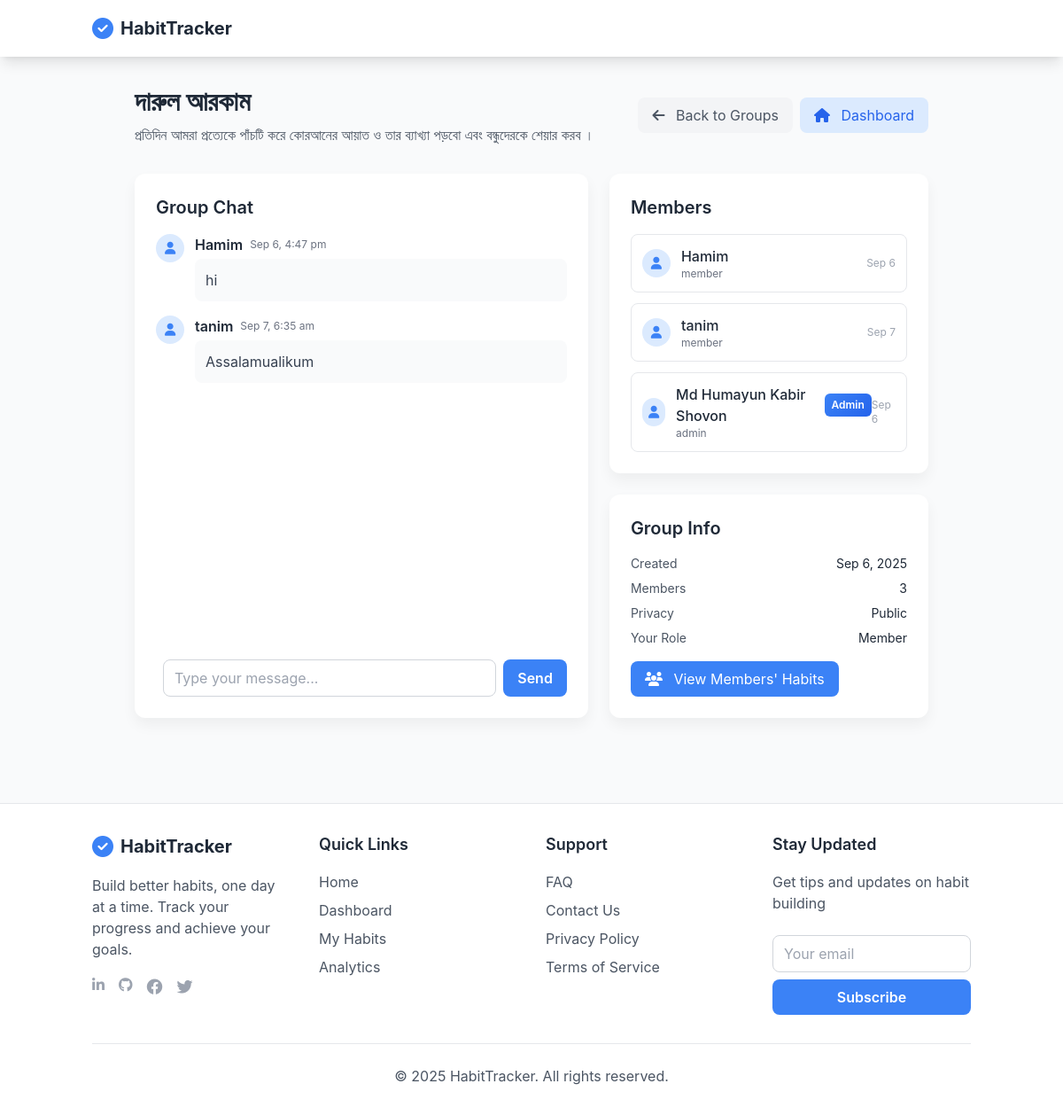
The app's page /group.php?id=2 (signed in) with its own data.
### tables this page shows
CREATE TABLE `group_members` (
  `id` int(11) NOT NULL,
  `group_id` int(11) DEFAULT NULL,
  `user_id` int(11) DEFAULT NULL,
  `joined_at` timestamp NOT NULL DEFAULT current_timestamp(),
  `role` enum('admin','member') DEFAULT 'member'
);

CREATE TABLE `groups` (
  `id` int(11) NOT NULL,
  `name` varchar(100) NOT NULL,
  `description` text DEFAULT NULL,
  `created_by` int(11) DEFAULT NULL,
  `is_public` tinyint(1) DEFAULT 1,
  `created_at` timestamp NOT NULL DEFAULT current_timestamp(),
  `allow_member_visibility` tinyint(1) DEFAULT 1
);

CREATE TABLE `group_messages` (
  `id` int(11) NOT NULL,
  `group_id` int(11) DEFAULT NULL,
  `user_id` int(11) DEFAULT NULL,
  `message` text NOT NULL,
  `created_at` timestamp NOT NULL DEFAULT current_timestamp()
);

CREATE TABLE `users` (
  `id` int(11) NOT NULL,
  `username` varchar(50) NOT NULL,
  `email` varchar(100) NOT NULL,
  `password_hash` varchar(255) NOT NULL,
  `created_at` timestamp NOT NULL DEFAULT current_timestamp()
);

### group.php (the view, shortened to what this page needs)
<?php
require_once 'config.php';
$user_id = $_SESSION['user_id'];
$group_id = $_GET['id'] ?? 0;
$stmt = $pdo->prepare("
    SELECT g.*, gm.role
    FROM groups g
    JOIN group_members gm ON g.id = gm.group_id
    WHERE g.id = ? AND gm.user_id = ?
");
$stmt->execute([$group_id, $user_id]);
$group = $stmt->fetch();
$stmt = $pdo->prepare("
    SELECT u.id, u.username, u.email, gm.role, gm.joined_at
    FROM group_members gm
    JOIN users u ON gm.user_id = u.id
    WHERE gm.group_id = ?
    ORDER BY gm.role DESC, gm.joined_at ASC
");
$stmt->execute([$group_id]);
$members = $stmt->fetchAll();
$stmt = $pdo->prepare("
    SELECT gm.*, u.username
    FROM group_messages gm
    JOIN users u ON gm.user_id = u.id
    WHERE gm.group_id = ?
    ORDER BY gm.created_at DESC
    LIMIT 50
");
$stmt->execute([$group_id]);
$messages = $stmt->fetchAll();
require_once 'header.php';
?>
<div class="max-w-4xl mx-auto">
    <div class="flex items-center justify-between mb-8">
        <div>
            <h1 class="text-3xl font-bold text-gray-800 mb-2"><?php echo htmlspecialchars($group['name']); ?></h1>
            <p class="text-gray-600"><?php echo htmlspecialchars($group['description']); ?></p>
        </div>
        <div class="flex space-x-2">
            <a href="groups.php" class="bg-gray-100 text-gray-600 px-4 py-2 rounded-lg hover:bg-gray-200 transition">
                <i class="fas fa-arrow-left mr-2"></i> Back to Groups
            </a>
            <a href="dashboard.php" class="bg-blue-100 text-blue-600 px-4 py-2 rounded-lg hover:bg-blue-200 transition">
                <i class="fas fa-home mr-2"></i> Dashboard
            </a>
        </div>
    </div>
    <div class="flex flex-col lg:flex-row gap-6">
        <div class="lg:w-2/3">
            <div class="app-card p-6 h-full flex flex-col">
                <h2 class="text-xl font-semibold text-gray-800 mb-4">Group Chat</h2>
                <div class="flex-1 overflow-y-auto mb-4 space-y-4" style="max-height: 50vh;">
                    <?php if (empty($messages)): ?>
                        <div class="text-center py-8 text-gray-500">
                            <i class="fas fa-comments text-3xl text-gray-300 mb-3"></i>
                            <p>No messages yet. Start the conversation!</p>
                        </div>
                    <?php else: ?>
                        <?php foreach (array_reverse($messages) as $message): ?>
                            <div class="flex items-start space-x-3">
                                <div class="w-8 h-8 bg-blue-100 rounded-full flex items-center justify-center flex-shrink-0">
                                    <i class="fas fa-user text-blue-500 text-sm"></i>
                                </div>
                                <div class="flex-1 min-w-0">
                                    <div class="flex items-center space-x-2 mb-1">
                                        <span class="font-semibold text-gray-800"><?php echo htmlspecialchars($message['username']); ?></span>
                                        <span class="text-xs text-gray-500"><?php echo date('M j, g:i a', strtotime($message['created_at'])); ?></span>
                                    </div>
                                    <p class="text-gray-700 bg-gray-50 p-3 rounded-lg"><?php echo htmlspecialchars($message['message']); ?></p>
                                </div>
                            </div>
                        <?php endforeach; ?>
                    <?php endif; ?>
                </div>
                <form method="POST" action="group-actions.php" class="flex space-x-2 mt-auto">
                    <input type="text" name="message" placeholder="Type your message..."
                        class="flex-1 px-3 py-2 border border-gray-300 rounded-lg focus:ring-blue-500 focus:border-blue-500"
                        required>
                    <button type="submit" class="bg-blue-500 text-white px-4 py-2 rounded-lg font-semibold hover:bg-blue-600 transition">
                        Send
                    </button>
                </form>
            </div>
        </div>
        <div class="space-y-6">
            <div class="app-card p-6">
                <h2 class="text-xl font-semibold text-gray-800 mb-4">Members</h2>
                <div class="space-y-3">
                    <?php foreach ($members as $member): ?>
                        <div class="flex items-center justify-between p-3 border rounded-lg hover:bg-gray-50 transition group">
                            <div class="flex items-center space-x-3">
                                <div class="w-8 h-8 bg-blue-100 rounded-full flex items-center justify-center">
                                    <i class="fas fa-user text-blue-500 text-sm"></i>
                                </div>
                                <div>
                                    <div class="flex items-center">
                                        <a href="user-habits.php?user_id=<?php echo $member['id']; ?>"
                                            class="font-medium text-gray-800 hover:text-blue-600">
                                            <?php echo htmlspecialchars($member['username']); ?>
                                        </a>
                                        <?php if ($member['role'] === 'admin'): ?>
                                            <span class="admin-badge ml-2">Admin</span>
                                        <?php endif; ?>
                                    </div>
                                    <p class="text-xs text-gray-500"><?php echo $member['role']; ?></p>
                                </div>
                            </div>
                            <div class="flex items-center space-x-2">
                                <span class="text-xs text-gray-400">
                                    <?php echo date('M j', strtotime($member['joined_at'])); ?>
                                </span>
                            </div>
                        </div>
                    <?php endforeach; ?>
                </div>
            </div>
            <div class="app-card p-6">
                <h2 class="text-xl font-semibold text-gray-800 mb-4">Group Info</h2>
                <div class="space-y-2 text-sm">
                    <div class="flex justify-between">
                        <span class="text-gray-600">Created</span>
                        <span class="text-gray-800"><?php echo date('M j, Y', strtotime($group['created_at'])); ?></span>
                    </div>
                    <div class="flex justify-between">
                        <span class="text-gray-600">Members</span>
                        <span class="text-gray-800"><?php echo count($members); ?></span>
                    </div>
                    <div class="flex justify-between">
                        <span class="text-gray-600">Privacy</span>
                        <span class="text-gray-800"><?php echo $group['is_public'] ? 'Public' : 'Private'; ?></span>
                    </div>
                    <div class="flex justify-between">
                        <span class="text-gray-600">Your Role</span>
                        <span class="text-gray-800 capitalize"><?php echo $group['role']; ?></span>
                    </div>
                </div>
                <?php if ($group['allow_member_visibility']): ?>
                    <a href="group-members.php?group_id=<?php echo $group_id; ?>" class="bg-blue-500 text-white px-4 py-2 rounded-lg hover:bg-blue-600 transition inline-block mt-4">
                        <i class="fas fa-users mr-2"></i> View Members' Habits
                    </a>
                <?php endif; ?>
            </div>
        </div>
    </div>
</div>
<?php require_once 'footer.php'; ?>

### css/style.css (style rules this page uses)
body { background-color: #f0f4f8; font-family: 'Inter', -apple-system, BlinkMacSystemFont, 'Segoe UI', Roboto, sans-serif; color: #7f8c8d; }
.app-card { background-color: #ffffff; border-radius: 12px; box-shadow: 0 8px 16px rgba(0,0,0,0.05); transition: transform 0.2s ease, box-shadow 0.2s ease; }
.mb-4 { margin-bottom: 1rem; }
:root { --primary-color: #4a90e2; --success-color: #2ecc71; --danger-color: #e74c3c; --warning-color: #f1c40f; --border-radius: 12px; }
.admin-badge { background: linear-gradient(135deg, #3b82f6, #2563eb); color: white; padding: 0.25rem 0.5rem; border-radius: 0.375rem; font-size: 0.75rem; font-weight: 600; }

### records on screen
group_members: group.name "দারুল আরকাম", group.description "প্রতিদিন আমরা প্রত্যেকে পাঁচটি করে কোরআনের আয়াত ও তার ব্যাখ্যা পড়বো এবং বন্ধুদেরকে শেয়ার করব ।", user.username "Hamim", role "member", joined_at "Sep 6", group.created_at "Sep 6, 2025", role "Member"
group_messages: user.username "Hamim", created_at "Sep 6, 4:47 pm", message "hi"
group_messages: user.username "tanim", created_at "Sep 7, 6:35 am", message "Assalamualikum"
group_members: user.username "tanim", role "member", joined_at "Sep 7"
group_members: user.username "Md Humayun Kabir Shovon", shows "Admin", role "admin", joined_at "Sep 6"

### other values on screen
count($members) "3"
